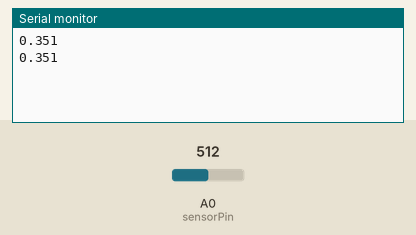
Bench run of a sketch on a simulated Arduino Uno, built with avr-gcc and run on an emulated ATmega328P. Shown: the last lines printed to the serial monitor. Inputs (shaded band) come from the test bench; at power-on: A0 (sensorPin) = 512.

Above: at 1.2 s.
1.3 s: A0 (sensorPin) set to 716
At 2.6 s:
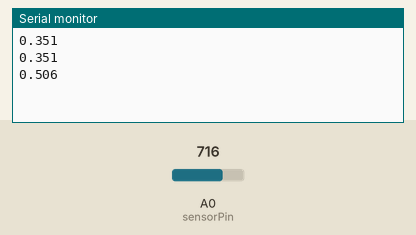
2.8 s: A0 (sensorPin) set to 900
At 3.9 s:
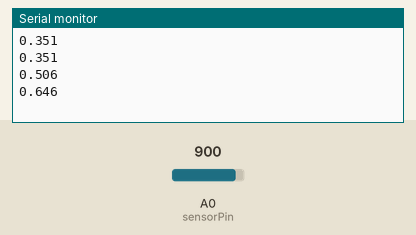
Timing chart, 0 to 5.8 s (numbered marks = the images above; inputs shaded):
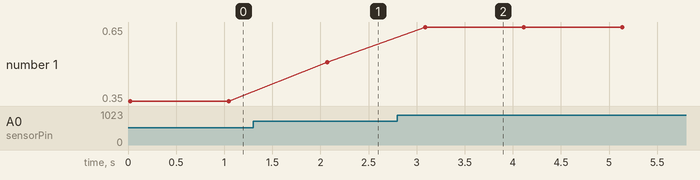

Measured:
- after the input at 1.3 s, the serial monitor: prints a new line after 0.77 s (image 1)
- after the input at 2.8 s, the serial monitor: prints a new line after 0.29 s (image 2)
- plotted number 1: 0.35 → 0.51 after the input at 1.3 s, 0.51 → 0.65 after the input at 2.8 s

The sketch:

ac_code.ino
```cpp
#include <stdio.h>
#include <math.h>
#define zero_error 0.038
int sensorPin = A0;   // select the input pin for current probe
int digitalValue = 0;  // variable to store the value coming from the sensor
float analogVoltage = 0.00;    // variable to store the analog value
int t,i,k;

char a[50];
//int digitalValue;
void setup() {

  Serial.begin(9600);
  analogReference(INTERNAL);                        // analog reference to 1.1V
 pinMode(A0,INPUT);

}


void loop() {
  for(i=0;i<200;i++){
    k=analogRead(sensorPin);
    if(digitalValue<k)
  digitalValue = k;             // read the value from the analog channel
  delay(0.1);
  }

  analogVoltage = (digitalValue * 1.1)/1023.00;     // converting equivalent digital value to analog
   digitalValue = 0;
  analogVoltage=(analogVoltage/sqrt(2))-zero_error;
  t=analogVoltage;                                  // storing the integer value
  k=(analogVoltage-t)*1000;                         // storing the float value

  sprintf(a,"%d.%0.3d",t,k);                        // combining the iinteger and float part in an array
 Serial.println(a);                                 // sending anaglog values vai bluetooth
  delay(1000);
}
```
